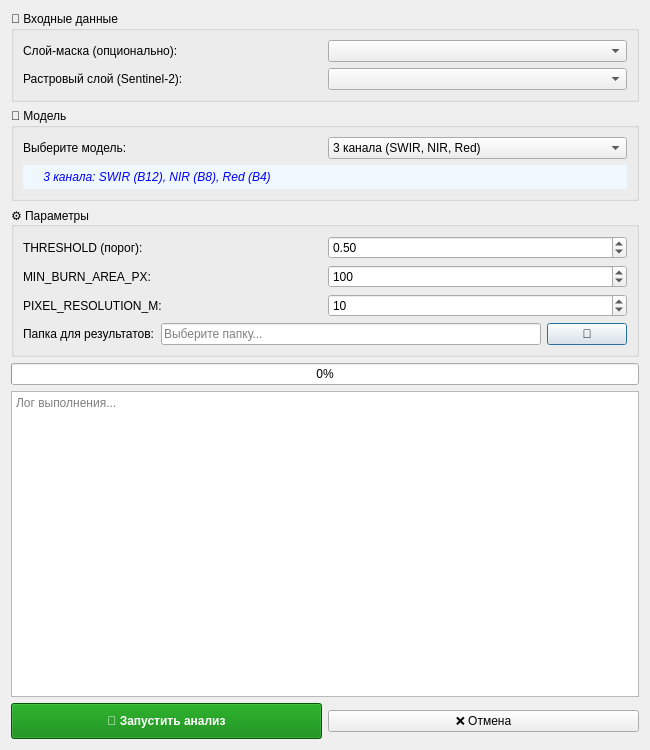
<?xml version="1.0" encoding="UTF-8"?>
<ui version="4.0">
 <class>BurnDetectionDialog</class>
 <widget class="QDialog" name="BurnDetectionDialog">
  <property name="geometry">
   <rect>
    <x>0</x>
    <y>0</y>
    <width>650</width>
    <height>750</height>
   </rect>
  </property>
  <property name="windowTitle">
   <string>🔥 Детекция лесных гарей (UNETR)</string>
  </property>
  <layout class="QVBoxLayout" name="verticalLayout">
   
   <!-- ВХОДНЫЕ СЛОИ -->
   <item>
    <widget class="QGroupBox" name="groupBox_inputs">
     <property name="title">
      <string>📂 Входные данные</string>
     </property>
     <layout class="QVBoxLayout" name="layout_inputs">
      
      <!-- Маска -->
      <item>
       <layout class="QHBoxLayout" name="layout_mask">
        <item>
         <widget class="QLabel" name="label_mask">
          <property name="text">
           <string>Слой-маска (опционально):</string>
          </property>
         </widget>
        </item>
        <item>
         <widget class="QgsMapLayerComboBox" name="combo_mask">
          <property name="filters">
           <set>QgsMapLayerProxyModel::PolygonLayer</set>
          </property>
         </widget>
        </item>
       </layout>
      </item>
      
      <!-- Растр -->
      <item>
       <layout class="QHBoxLayout" name="layout_raster">
        <item>
         <widget class="QLabel" name="label_raster">
          <property name="text">
           <string>Растровый слой (Sentinel-2):</string>
          </property>
         </widget>
        </item>
        <item>
         <widget class="QgsMapLayerComboBox" name="combo_raster">
          <property name="filters">
           <set>QgsMapLayerProxyModel::RasterLayer</set>
          </property>
         </widget>
        </item>
       </layout>
      </item>
      
     </layout>
    </widget>
   </item>
   
   <!-- ВЫБОР МОДЕЛИ -->
   <item>
    <widget class="QGroupBox" name="groupBox_model">
     <property name="title">
      <string>🤖 Модель</string>
     </property>
     <layout class="QVBoxLayout" name="layout_model">
      
      <item>
       <layout class="QHBoxLayout" name="layout_model_select">
        <item>
         <widget class="QLabel" name="label_model">
          <property name="text">
           <string>Выберите модель:</string>
          </property>
         </widget>
        </item>
        <item>
         <widget class="QComboBox" name="combo_model">
          <item>
           <property name="text">
            <string>3 канала (SWIR, NIR, Red)</string>
           </property>
           <property name="userData" stdset="0">
            <string>3ch</string>
           </property>
          </item>
          <item>
           <property name="text">
            <string>11 каналов (B2-B9, B8A, B11, B12)</string>
           </property>
           <property name="userData" stdset="0">
            <string>11ch</string>
           </property>
          </item>
         </widget>
        </item>
       </layout>
      </item>
      
      <item>
       <widget class="QLabel" name="label_model_info">
        <property name="text">
         <string>📝 3 канала: SWIR (B12), NIR (B8), Red (B4)</string>
        </property>
        <property name="styleSheet">
         <string>color: blue; font-style: italic; background-color: #f0f8ff; padding: 5px;</string>
        </property>
       </widget>
      </item>
      
     </layout>
    </widget>
   </item>
   
   <!-- ПАРАМЕТРЫ -->
   <item>
    <widget class="QGroupBox" name="groupBox_params">
     <property name="title">
      <string>⚙️ Параметры</string>
     </property>
     <layout class="QVBoxLayout" name="layout_params">
      
      <!-- THRESHOLD -->
      <item>
       <layout class="QHBoxLayout" name="layout_threshold">
        <item>
         <widget class="QLabel" name="label_threshold">
          <property name="text">
           <string>THRESHOLD (порог):</string>
          </property>
         </widget>
        </item>
        <item>
         <widget class="QDoubleSpinBox" name="spin_threshold">
          <property name="minimum">
           <double>0.0</double>
          </property>
          <property name="maximum">
           <double>1.0</double>
          </property>
          <property name="value">
           <double>0.5</double>
          </property>
          <property name="singleStep">
           <double>0.05</double>
          </property>
         </widget>
        </item>
       </layout>
      </item>
      
      <!-- MIN_BURN_AREA_PX -->
      <item>
       <layout class="QHBoxLayout" name="layout_area">
        <item>
         <widget class="QLabel" name="label_area">
          <property name="text">
           <string>MIN_BURN_AREA_PX:</string>
          </property>
         </widget>
        </item>
        <item>
         <widget class="QSpinBox" name="spin_area">
          <property name="minimum">
           <number>1</number>
          </property>
          <property name="maximum">
           <number>10000</number>
          </property>
          <property name="value">
           <number>100</number>
          </property>
         </widget>
        </item>
       </layout>
      </item>
      
      <!-- PIXEL_RESOLUTION -->
      <item>
       <layout class="QHBoxLayout" name="layout_resolution">
        <item>
         <widget class="QLabel" name="label_resolution">
          <property name="text">
           <string>PIXEL_RESOLUTION_M:</string>
          </property>
         </widget>
        </item>
        <item>
         <widget class="QSpinBox" name="spin_resolution">
          <property name="minimum">
           <number>1</number>
          </property>
          <property name="maximum">
           <number>100</number>
          </property>
          <property name="value">
           <number>10</number>
          </property>
         </widget>
        </item>
       </layout>
      </item>
      
      <!-- OUTPUT FOLDER -->
      <item>
       <layout class="QHBoxLayout" name="layout_output">
        <item>
         <widget class="QLabel" name="label_output">
          <property name="text">
           <string>Папка для результатов:</string>
          </property>
         </widget>
        </item>
        <item>
         <widget class="QLineEdit" name="line_output">
          <property name="placeholderText">
           <string>Выберите папку...</string>
          </property>
         </widget>
        </item>
        <item>
         <widget class="QPushButton" name="btn_output">
          <property name="text">
           <string>📁</string>
          </property>
         </widget>
        </item>
       </layout>
      </item>
      
     </layout>
    </widget>
   </item>
   
   <!-- ПРОГРЕСС -->
   <item>
    <widget class="QProgressBar" name="progress_bar">
     <property name="value">
      <number>0</number>
     </property>
    </widget>
   </item>
   
   <!-- ЛОГ -->
   <item>
    <widget class="QTextEdit" name="text_log">
     <property name="readOnly">
      <bool>true</bool>
     </property>
     <property name="placeholderText">
      <string>Лог выполнения...</string>
     </property>
     <property name="maximumHeight">
      <number>150</number>
     </property>
    </widget>
   </item>
   
   <!-- КНОПКИ -->
   <item>
    <layout class="QHBoxLayout" name="layout_buttons">
     <item>
      <widget class="QPushButton" name="btn_run">
       <property name="text">
        <string>🚀 Запустить анализ</string>
       </property>
       <property name="styleSheet">
        <string>background-color: green; color: white; font-weight: bold; padding: 10px;</string>
       </property>
      </widget>
     </item>
     <item>
      <widget class="QPushButton" name="btn_cancel">
       <property name="text">
        <string>❌ Отмена</string>
       </property>
      </widget>
     </item>
    </layout>
   </item>
   
  </layout>
 </widget>
 
 <!-- Custom widgets -->
 <customwidgets>
  <customwidget>
   <class>QgsMapLayerComboBox</class>
   <extends>QComboBox</extends>
   <header>qgsmaplayercombobox.h</header>
  </customwidget>
 </customwidgets>
 
 <resources/>
 <connections/>
</ui>
